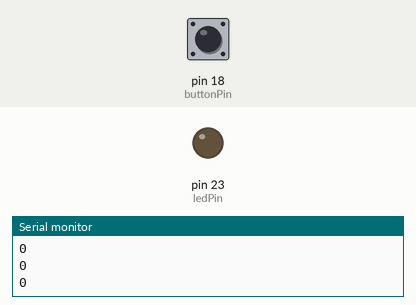
Simulated run of this sketch. Board: Arduino Mega 2560, built with avr-gcc and run on an emulated ATmega2560. Shown: output pins drawn as LEDs (lit = HIGH), the last lines printed to the serial monitor. The test bench sets the inputs (shaded band); at power-on: pin 18 (buttonPin) LOW.

Above: at 1.2 s.
1.3 s: pin 18 (buttonPin) pulled HIGH for 0.25 s
At 1.5 s:
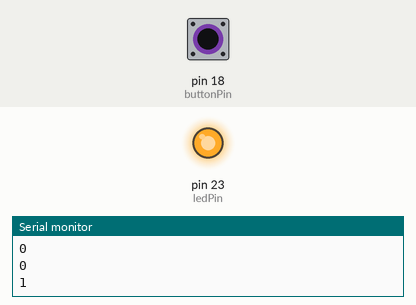
3.1 s: pin 18 (buttonPin) pulled HIGH for 3.2 s
At 7.3 s:
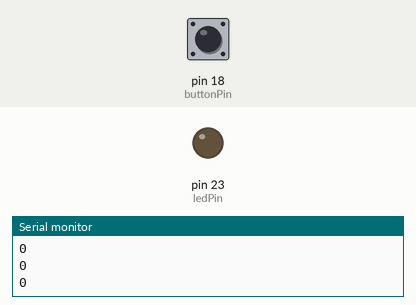
Timing chart, 0 to 8.8 s (numbered marks = the images above; inputs shaded):
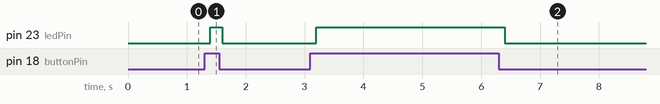

Measured:
- after the input at 1.3 s, pin 23 (ledPin): LOW → HIGH after 0.10 s, → LOW 0.20 s later
- after the input at 3.1 s, pin 23 (ledPin): LOW → HIGH after 0.10 s, → LOW 3.2 s later

The sketch:

hw02.ino
```cpp
const int buttonPin = 18;
const int ledPin = 23;

void setup() {

  Serial.begin(115200);
  pinMode(buttonPin, INPUT);
  pinMode(ledPin, OUTPUT);
  pinMode(buttonPin, INPUT);
  pinMode(ledPin, OUTPUT);
}

void loop() {
  int state = digitalRead(buttonPin);
  Serial.println(state);
  digitalWrite(ledPin, state);
  delay(200);
}
```
